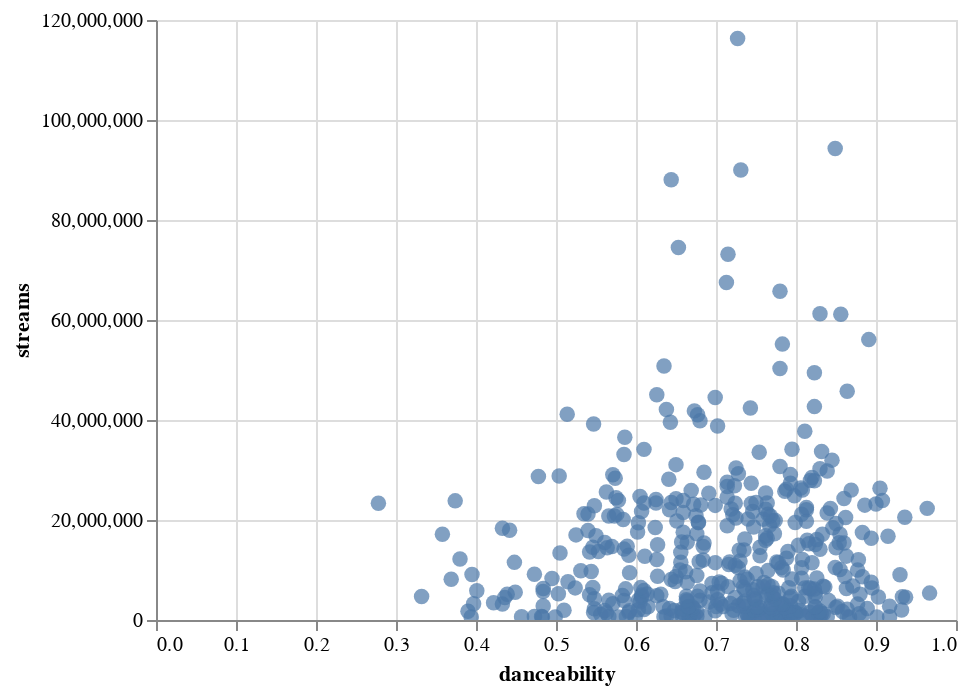

The code cell stored with this chart in its notebook:
### Markdown cell above
### Observando tendencias en los datos

### Code cell
import pandas as pd 
import altair as alt
import numpy as np
data=pd.read_parquet("../data/processed/Streamsfeatures.parquet")

df=pd.DataFrame(data,columns=['streams','danceability','energy','duration_ms','loudness','speechiness','instrumentalness','liveness','valence','tempo','acousticness'])

alt.Chart(df).mark_circle(size=60).encode(
    x='danceability',
    y='streams',
    tooltip=['danceability','streams']
).interactive()

### Figure 1 — Vega-Lite specification as saved in the notebook (floating-point values rounded to 4 significant figures; data arrays with more than 128 entries replaced by an {"elided": "..."} marker saying what was removed)
{"config": {"view": {"continuousWidth": 400, "continuousHeight": 300}}, "data": {"name": "data-5128c5da305daf28d6bf299d6d50e9e1"}, "mark": {"type": "circle", "size": 60}, "encoding": {"tooltip": [{"field": "danceability", "type": "quantitative"}, {"field": "streams", "type": "quantitative"}], "x": {"field": "danceability", "type": "quantitative"}, "y": {"field": "streams", "type": "quantitative"}}, "selection": {"selector006": {"type": "interval", "bind": "scales", "encodings": ["x", "y"]}}, "$schema": "https://vega.github.io/schema/vega-lite/v4.17.0.json", "datasets": {"data-5128c5da305daf28d6bf299d6d50e9e1": {"elided": "447 records"}}}
